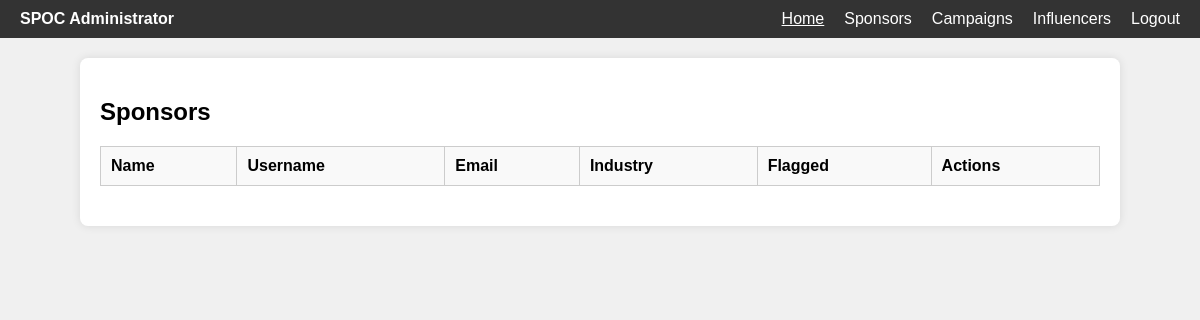
The app's page /admin/find/sponsors, older data.
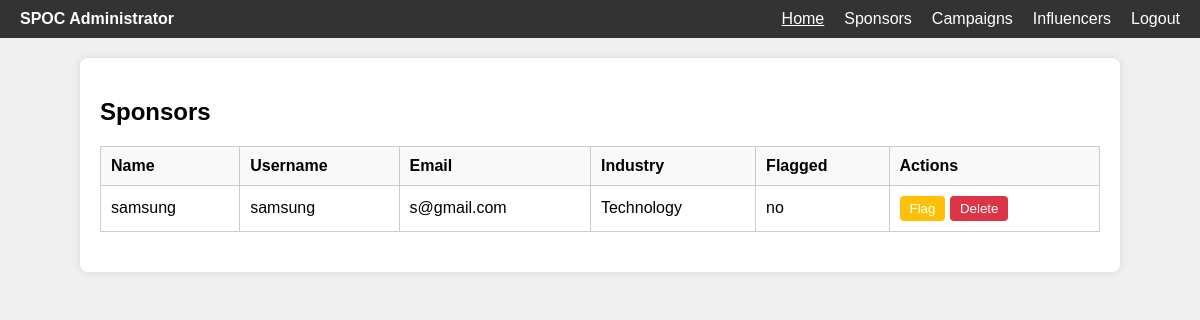
The same page, newer data.
### applications/models.py (models this page shows)
class sponsor(db.Model):
    id = db.Column(db.Integer, primary_key=True)
    name = db.Column(db.String(100), nullable=True)
    username = db.Column(db.String(20), unique=True, nullable=False)
    password = db.Column(db.String(100), nullable=False)
    email = db.Column(db.String(100), unique=True, nullable=False)
    industry = db.Column(db.String(100))
    flagged = db.Column(db.String(10), nullable=False, default="no")  # New column
    campaigns = db.relationship('campaign', backref='sponsor', lazy=True)

### applications/routes.py (the view)
@app.route('/admin/find/sponsors')
def admin_sponsors():
    sponsors = sponsor.query.all()  # Fetch all sponsors
    return render_template('admin_sponsors.html', sponsors=sponsors)

### templates/admin_sponsors.html (shortened to what this page needs)
<!DOCTYPE html>
<html lang="en">
<head>
</head>
<body>
    <nav>
        <div class="left">SPOC Administrator</div>
        <ul>
            <li><a href="{{ url_for('admin_home') }}" class="active">Home</a></li>
            <li><a href="{{ url_for('admin_sponsors') }}">Sponsors</a></li>
            <li><a href="{{ url_for('admin_campaigns') }}">Campaigns</a></li>
            <li><a href="{{ url_for('admin_influencers') }}">Influencers</a></li>
            <li><a href="{{ url_for('logout') }}">Logout</a></li>
        </ul>
    </nav>
    <div class="container">
        <h2>Sponsors</h2>
        <table>
            <thead>
                <tr>
                    <th>Name</th>
                    <th>Username</th>
                    <th>Email</th>
                    <th>Industry</th>
                    <th>Flagged</th>
                    <th>Actions</th>
                </tr>
            </thead>
            <tbody>
                {% for sponsor in sponsors %}
                    <tr>
                        <td>{{ sponsor.name }}</td>
                        <td>{{ sponsor.username }}</td>
                        <td>{{ sponsor.email }}</td>
                        <td>{{ sponsor.industry }}</td>
                        <td>{{ sponsor.flagged }}</td>
                        <td>
                            <form method="POST" action="{{ url_for('flag_sponsor', sponsor_id=sponsor.id) }}" style="display:inline;">
                                <button type="submit" class="btn-flag">Flag</button>
                            </form>
                            <form method="POST" action="{{ url_for('delete_sponsor', sponsor_id=sponsor.id) }}" style="display:inline;">
                                <button type="submit" class="btn-delete">Delete</button>
                            </form>
                        </td>
                    </tr>
                {% endfor %}
            </tbody>
        </table>
    </div>
</body>
</html>

Row changes from the older to the newer data that the page shows:
added sponsor: name "samsung", username "samsung", email "s@gmail.com", industry "Technology", flagged "no"
